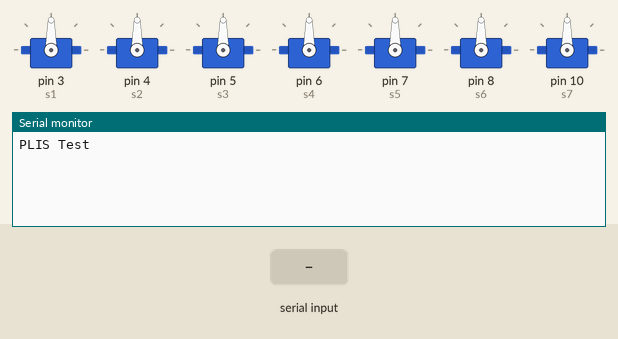
This sketch was run on a simulated Arduino Uno, built with avr-gcc and run on an emulated ATmega328P. On the bench: 7 × servo, the last lines printed to the serial monitor. The inputs (shaded band) are chosen by the test bench.

Above: at 1.2 s.
1.3 s: "90,45\n" received over Serial
At 2.4 s:
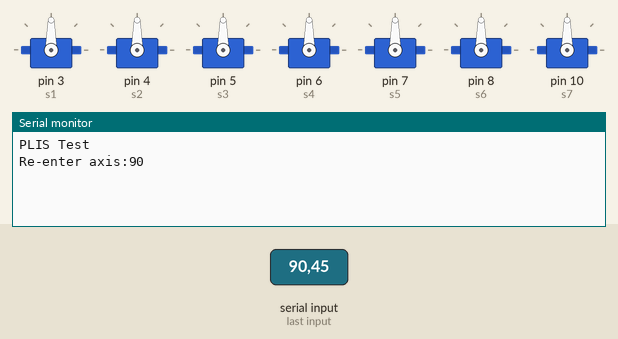
2.8 s: "30,150\n" received over Serial
At 3.6 s:
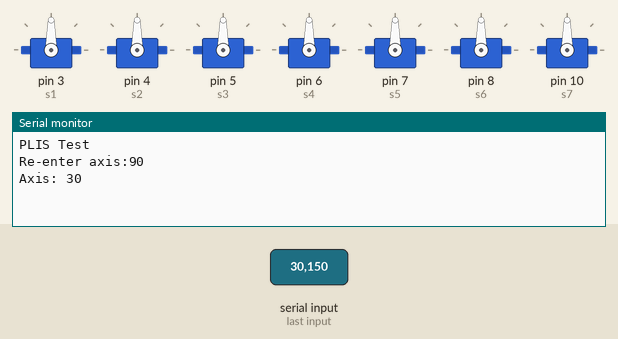
4.3 s: "1\n" received over Serial
At 5.6 s:
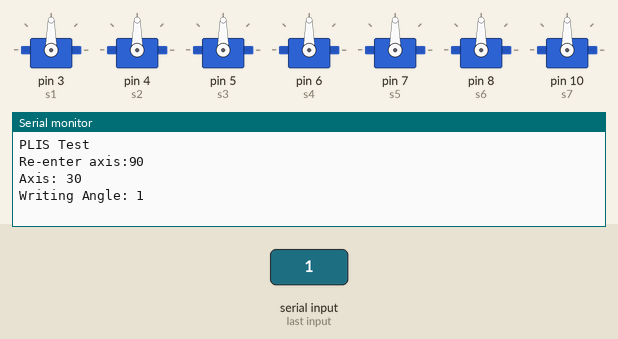

The sketch:

PayloadRetrieval.ino
```cpp
#include <Servo.h>

String readString;

Servo s1;
Servo s2;
Servo s3;
Servo s4;
Servo s5;
Servo s6;
Servo s7; //25-160


//int a0 = 0;
//int a1 = 0;


boolean readToggle = true;
int axis;
/*  joint_1: 1
    joint_2: 2
    joint_3: 3
    Joint_4: 4  */

void setup() {
  s1.attach(3); //joint 1
  s2.attach(4); //joint 2
  s3.attach(5);  //joint 3

  s4.attach(6);   //joint 4
  s5.attach(7);   //joint 5
  s6.attach(8);   //spinner
  s7.attach(10);   //manipulator

  //servoWrite(1,135);
  //servoWrite(0,90);
  Serial.begin(9600);
  Serial.println("PLIS Test");
}

void loop() {

  /*Serial Testing*/

  while (Serial.available()) {
    char c = Serial.read();  //gets one byte from serial buffer
    readString += c; //makes the string readString
    delay(2);  //slow looping to allow buffer to fill with next character
  }

  if (readString.length() >0) {
    //Serial.println(readString);  //so you can see the captured string
    int n = readString.toInt();  //convert readString into a number

    if (readToggle) {
      // Axis
      axis = n;
      if (n > 50) {
        Serial.print("Re-enter axis:");
        readToggle = !readToggle;
      } else {
        Serial.print("Axis: ");
      }
    } else {
      // Position
      Serial.print("Writing Angle: ");
      servoWrite(axis, n);
    }
    Serial.println(n);
    readToggle = !readToggle;
    readString="";
  }

  /* Payload Retrieval */

   //servoWrite(0, 90);

}

void servoWrite(int axis, int pos) {
  switch (axis) {
    //joint 1
    case 1:
      s1.write(pos);
      break;
    //joint 2 / joint 3
    case 23:
      s2.write(pos);
      s3.write(pos);
      break;
    //z_axis
    case 4:
      s4.write(pos);

      break;
    case 5:
      s5.write(pos);
      break;
    case 6:
      s6.write(pos);
      break;
    case 7:
      s7.write(pos);
      break;
  }
}
```

Measured:
- after the input at 1.3 s, the serial monitor: prints a new line at once (image 1)
- after the input at 2.8 s, the serial monitor: prints a new line at once (image 2)
- after the input at 4.3 s, the serial monitor: prints a new line at once (image 3)
